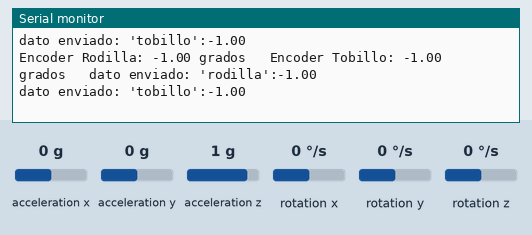
Recording of a sketch running on a simulated ESP32. Shown: the last lines printed to the serial monitor. Wiring (inferred from the names in the program): MPU-6050 motion sensor at I2C address 0x68; MPU-6050 motion sensor at I2C address 0x69. The inputs (shaded band) are chosen by the test bench; at power-on: acceleration x 0 g, rotation y 0 °/s, acceleration y 0 g, acceleration z 1 g, rotation x 0 °/s, rotation z 0 °/s. WiFi joins after 1.5 s; servers stay silent unless stated; no MQTT or app messages arrive unless stated.

Above: at 3.2 s.
3.3 s: acceleration x set to -1.4 g
At 3.9 s:
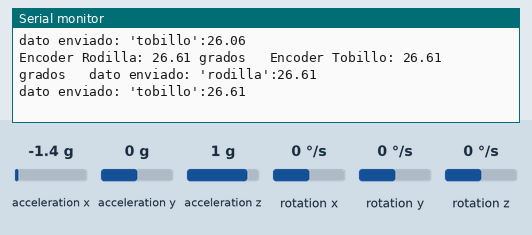
6.3 s: rotation y set to 192 °/s
At 6.8 s:
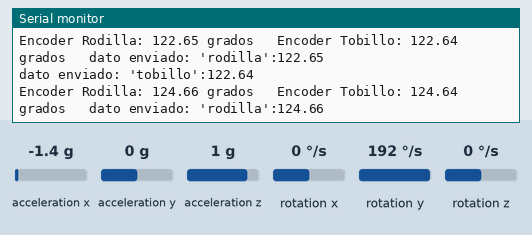
9.3 s: rotation y set to -100 °/s
At 10.0 s:
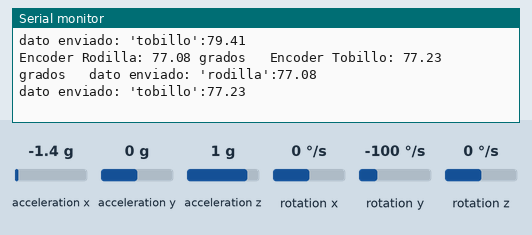
12.3 s: acceleration x set to 0.8 g
At 12.8 s:
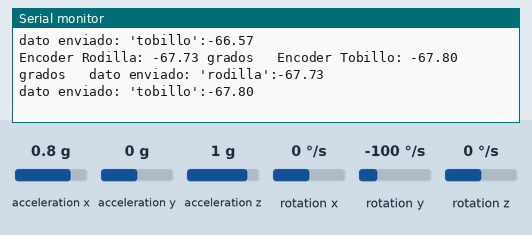
15.3 s: acceleration y set to -1.4 g
At 16.1 s:
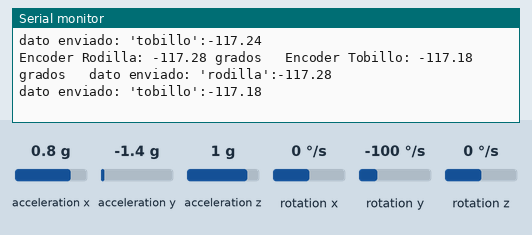
16.8 s: acceleration x set to 0 g
At 17.6 s:
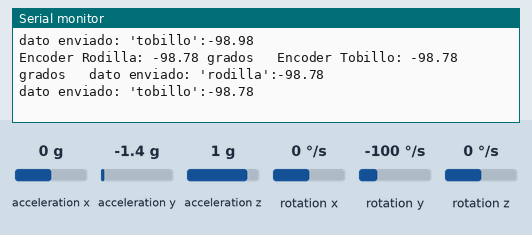
Timing chart, 0 to 19.8 s (numbered marks = the images above; inputs shaded):
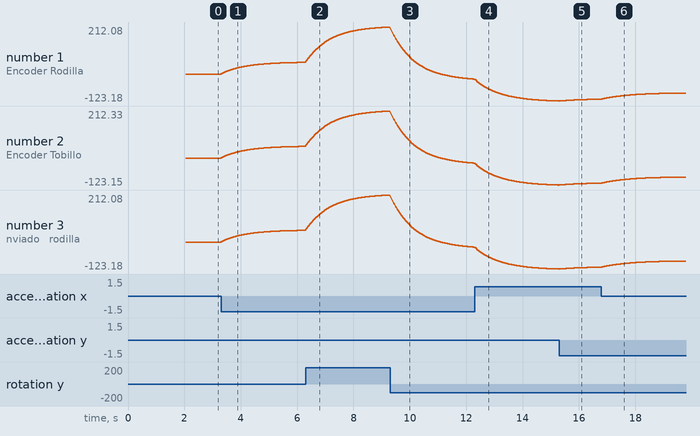

The sketch:

ESP32prueba1.ino
```cpp
#include <Wire.h>
#include <WiFi.h>
#include <PubSubClient.h>

//configuracion wifi
const char* ssid = "Familia_Cohn";
const char* password = "809.560.1581.caFE";

//DIRECCION SERVIDOR
const char* mqttserver = "broker.hivemq.com";
const int mqttport = 1883;

//client id
const char* clientid = "esp_client";

//config topic
const char* topic1 = "EnviarMensajerodilla";
const char* topic2 = "EnviarMensajetobillo";
const char* topicRecibir1 = "ESPlimiterodillamax";
const char* topicRecibir2 = "ESPlimiterodillamin";
//int variableAumentar = 0;

WiFiClient espClient;
PubSubClient client(espClient);


//Direccion I2C de la IMU
const int MPU1=0x68;
const int MPU2=0x69;
//Ratios de conversion
#define A_R 16384.0 // 32768/2
#define G_R 131.0 // 32768/250

//Conversion de radianes a grados 180/PI
#define RAD_A_DEG = 57.295779

//MPU-6050 da los valores en enteros de 16 bits
//Valores RAW
int16_t AcX1, AcY1, AcZ1, GyX1, GyY1, GyZ1;
int16_t AcX2, AcY2, AcZ2, GyX2, GyY2, GyZ2;
//Angulos
float Acc1[2],Gy1[3],Angle1[3];
float Acc2[2],Gy2[3],Angle2[3];


String valores1;
String valores2;

long tiempo_prev1;
float dt1;
long tiempo_prev2;
float dt2;

float giro1;
float giro2;

void setup()
{
  Wire.begin(21,22); // D21(GPI21)=SDA / D22(GPIO22)=SCL
  Wire.beginTransmission(MPU1);
  Wire.write(0x6B);
  Wire.write(0);
  Wire.endTransmission(true);

  Wire.begin(21,22);// D21(GPI21)=SDA / D22(GPIO22)=SCL
  Wire.beginTransmission(MPU2);
  Wire.write(0x6B);  // PWR_MGMT_1 register
  Wire.write(0);     // set to zero (wakes up the MPU-6050)
  Wire.endTransmission(true);
  Serial.begin(115200);

  WiFi.begin(ssid,password);

    while(WiFi.status()!=WL_CONNECTED){
      delay(1000);
      Serial.println("conectando al wifi");
    }

    Serial.println("conectado a la red");

    //config server
  client.setServer(mqttserver ,mqttport);
}

void giroscopio(){

   //Leer los valores del Acelerometro de la IMU
   Wire.beginTransmission(MPU1);
   Wire.write(0x3B); //Pedir el registro 0x3B - corresponde al AcX1
   Wire.endTransmission(false);
   Wire.requestFrom(MPU1,6);   //A partir del 0x3B, se piden 6 registros
   AcX1=Wire.read()<<8|Wire.read(); //Cada valor ocupa 2 registros
   AcY1=Wire.read()<<8|Wire.read();
   AcZ1=Wire.read()<<8|Wire.read();

   //A partir de los valores del acelerometro, se calculan los angulos Y, X
   //respectivamente, con la formula de la tangente.
   Acc1[1] = atan(-1*(AcX1/A_R)/sqrt(pow((AcY1/A_R),2) + pow((AcZ1/A_R),2)))*RAD_TO_DEG;

   //Leer los valores del Giroscopio
   Wire.beginTransmission(MPU1);
   Wire.write(0x43);
   Wire.endTransmission(false);
   Wire.requestFrom(MPU1,6);   //A partir del 0x43, se piden 6 registros
   GyX1=Wire.read()<<8|Wire.read(); //Cada valor ocupa 2 registros
   GyY1=Wire.read()<<8|Wire.read();
   GyZ1=Wire.read()<<8|Wire.read();

   //Calculo del angulo del Giroscopio
   Gy1[1] = GyY1/G_R;

   dt1 = (millis() - tiempo_prev1) / 1000.0;
   tiempo_prev1 = millis();

   //Aplicar el Filtro Complementario
   Angle1[1] = 0.98 *(Angle1[1]+Gy1[1]*dt1) + 0.02*Acc1[1];

   float angulo_giro1 = Angle1[1]-1;
   giro1=angulo_giro1;

   //Mostrar los valores por consola
   Serial.print("Encoder Rodilla: ");
   Serial.print(String(angulo_giro1)+ " grados   ");

}

void giroscopio2(){
   //Leer los valores del Acelerometro de la IMU
   Wire.beginTransmission(MPU2);
   Wire.write(0x3B); //Pedir el registro 0x3B - corresponde al AcX1
   Wire.endTransmission(false);
   Wire.requestFrom(MPU2,6);   //A partir del 0x3B, se piden 6 registros
   AcX2=Wire.read()<<8|Wire.read(); //Cada valor ocupa 2 registros
   AcY2=Wire.read()<<8|Wire.read();
   AcZ2=Wire.read()<<8|Wire.read();

   //A partir de los valores del acelerometro, se calculan los angulos Y, X
   //respectivamente, con la formula de la tangente.
   Acc2[1] = atan(-1*(AcX2/A_R)/sqrt(pow((AcY2/A_R),2) + pow((AcZ2/A_R),2)))*RAD_TO_DEG;

   //Leer los valores del Giroscopio
   Wire.beginTransmission(MPU2);
   Wire.write(0x43);
   Wire.endTransmission(false);
   Wire.requestFrom(MPU2,6);   //A partir del 0x43, se piden 6 registros
   GyX2=Wire.read()<<8|Wire.read(); //Cada valor ocupa 2 registros
   GyY2=Wire.read()<<8|Wire.read();
   GyZ2=Wire.read()<<8|Wire.read();

   //Calculo del angulo del Giroscopio
   Gy2[1] = GyY2/G_R;

   dt2 = (millis() - tiempo_prev2) / 1000.0;
   tiempo_prev2 = millis();

   //Aplicar el Filtro Complementario
   Angle2[1] = 0.98 *(Angle2[1]+Gy2[1]*dt2) + 0.02*Acc2[1];

  float angulo_giro2 = Angle2[1]-1;
  giro2=angulo_giro2;
   //Mostrar los valores por consola
  Serial.print("Encoder Tobillo: ");
  Serial.print(String(angulo_giro2 )+ " grados   ");

}
//reconectar wifi
void reconnect(){
   while(!client.connected()){
     Serial.println("intentando conexion MQTT");


     if(client.connect(clientid)){
         Serial.println("estamos conectados a mqtt");
         client.subscribe(topicRecibir1);
         client.subscribe(topicRecibir2);
     }
     else{
      Serial.println("fallo la conexion");
      Serial.println(client.state());
      delay(1000);
     }

   }
}

void publicarmqtt(float angulo_giro1,float angulo_giro2){
  char mensaje1[10];
  char mensaje2[10];

 snprintf(mensaje1,sizeof(mensaje1),"%f", angulo_giro1);
 client.publish(topic1,mensaje1);
 Serial.println("dato enviado: 'rodilla':"+String( angulo_giro1));

 snprintf(mensaje2,sizeof(mensaje1),"%f",angulo_giro2);
 client.publish(topic2,mensaje2);
 Serial.println("dato enviado: 'tobillo':"+String(angulo_giro2));
}

void callback(char*topic, byte* payload, unsigned int length) {
   Serial.println("mensaje recibido:");
   Serial.println(topic);  // Imprime el tema (topic)

   Serial.println("mensaje del payload:");

   // Construir la cadena a partir del payload
   String mensaje = "";
   for (int i = 0; i < length; i++) {
      mensaje += (char)payload[i];
   }

   // Imprimir la cadena completa
   Serial.println(mensaje);
   Serial.println();
}

void loop(){

  if(!client.connected()){
  reconnect();
 }

giroscopio();
giroscopio2();
publicarmqtt(giro1, giro2);
delay(10);
//debo buscar la forma de que el string en recibir mqtt se guarde como float.
}
```

Measured:
- after the input at 3.3 s, the serial monitor: prints a new line at once (image 1)
- plotted number 1: -1 → 51.91 after the input at 3.3 s
- plotted number 2: -1 → 51.91 after the input at 3.3 s
- plotted number 3: -1 → 51.91 after the input at 3.3 s
